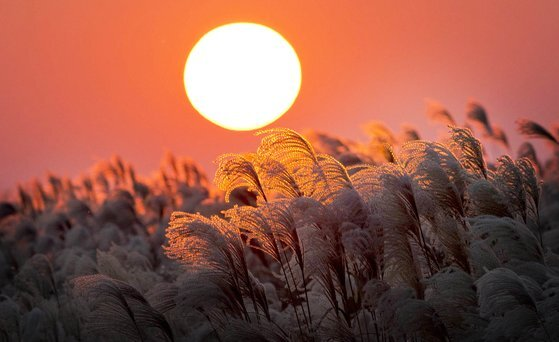
#> input picture images/sun.jpg, 559 x 342 px
$ python 17_roi.py
#> lines starting #> are read from the running program, lines starting #| are printed output that depends on the picture
import cv2

# ROI(Region of Interest): 관심 영역
img = cv2.imread('./images/sun.jpg')
#> img is the input picture: shape (342, 559, 3); mean B, G, R 71.6, 87.8, 149

x = 182
y = 22
w = 123
h = 110

roi = img[y:y+h, x:x+w]
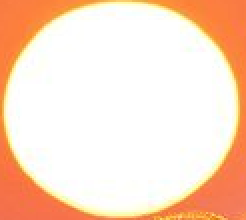
#> roi: shape (110, 123, 3) (shown 2 times larger); mean B, G, R 199.8, 221.3, 252.4
roi_copy = roi.copy()
img[y:y+h, x+w:x+w+w] = roi

# 두 태양을 박스로 감싸기
cv2.rectangle(img, (x, y), (x+w+w, y+h), (0, 255, 0), 3)
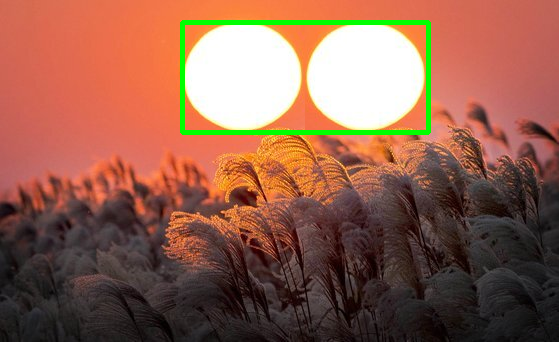
#> img: shape (342, 559, 3); mean B, G, R 77.8, 96.9, 145.5

cv2.imshow('img', img)
cv2.waitKey()

$ run again, with images/man.jpg copied over images/sun.jpg
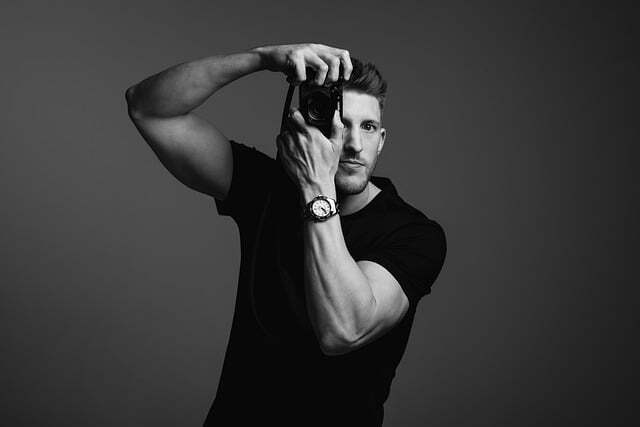
#> input picture images/man.jpg, 640 x 427 px
#> img is the input picture: shape (427, 640, 3); min 0, max 255, mean 56.5
#> `roi = img[y:y+h, x:x+w]`:
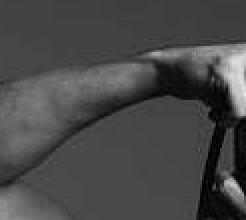
#> roi: shape (110, 123, 3) (shown 2 times larger); min 0, max 232, mean 72.5
#> `cv2.rectangle(img, (x, y), (x+w+w, y+h), (0, 255, 0), 3)`:
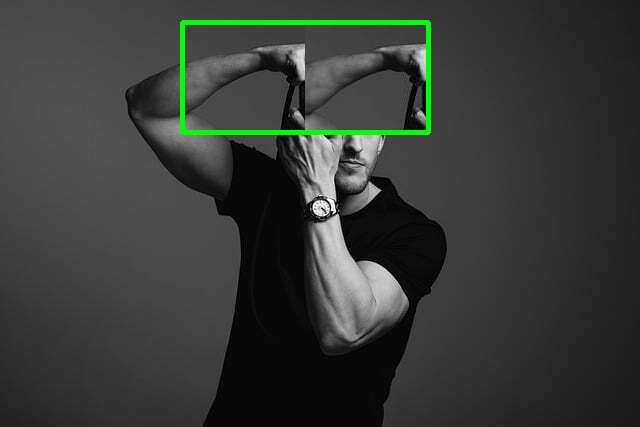
#> img: shape (427, 640, 3); mean B, G, R 55.3, 58.7, 55.3
